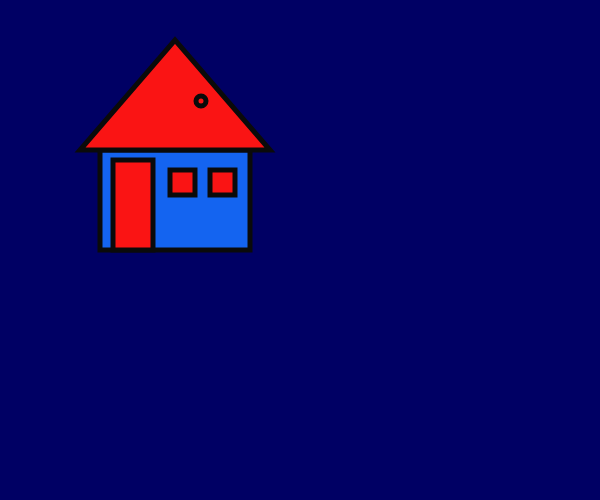
Frame 1 (no input)
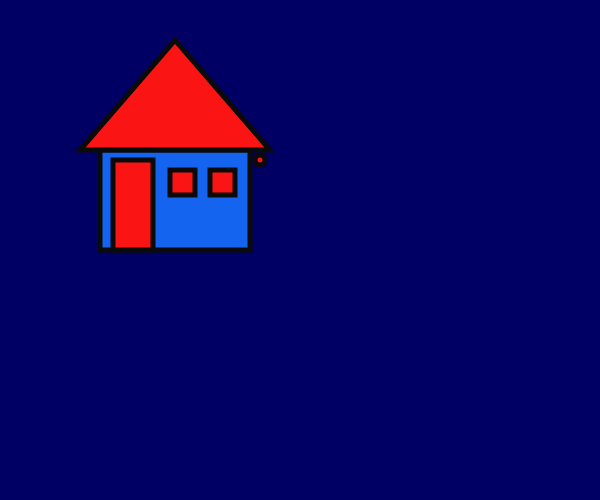
Frame 60 (no input)
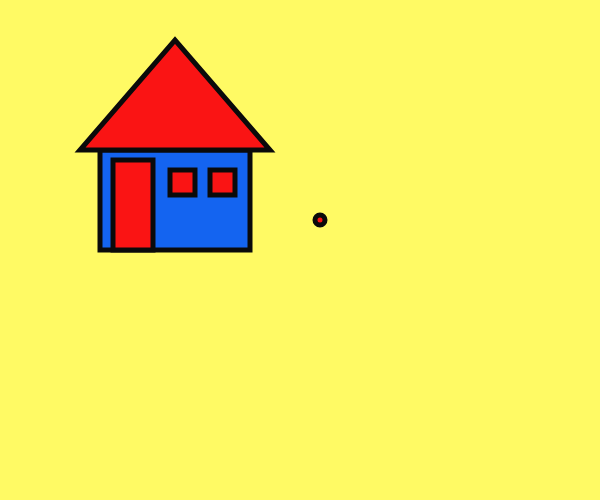
Frame 120 (the mouse pressed at the canvas centre since frame 60)

The p5.js sketch that drew these frames (run headless with seeded random() and noise() and a simulated clock; from frame 60 on, the mouse is pressed at the canvas centre):

// p5.js sketch
// ── sketch.js
let xPosisjon = 200;
let yPosisjon = 100;

function setup() {
  // put setup code here
  createCanvas(600, 500);
}

function draw() {
  // put drawing code here

  //oppdaterer xPosisjon og yPosisjon
  xPosisjon = xPosisjon + 1;  
  yPosisjon = yPosisjon +1;

  background(500,20,100); //0 er helt sort, 255 er helt hvitt, bruker RGB (rødt, grønt, blått) og greyscale. Med tre verdier får du andre farger. Kan også skrive navnet,hex til fargen. 8-bits farge systen 2^8 = 256 (0-255 teller med 0)
  background(mouseX, mouseY, 100); //Endrer farge etter plassering av musen

  //vegg
    fill(20,100,240);
    stroke(10,10,10);
    strokeWeight(5);
    rect(100,150,150,100);

    //tak
    fill(250,20,20);
    triangle(80,150,270,150,175,40);

    //dør
    rect(113,160,40,90);

    //dørknob
    ellipse(xPosisjon,yPosisjon,10); //endrer posisjon etter musen

    /*
    Dette er en kommentar over
    flere linjer
    */

    //vinduer
    rect(170,170,25,25)
    rect(210,170,25,25)
}
